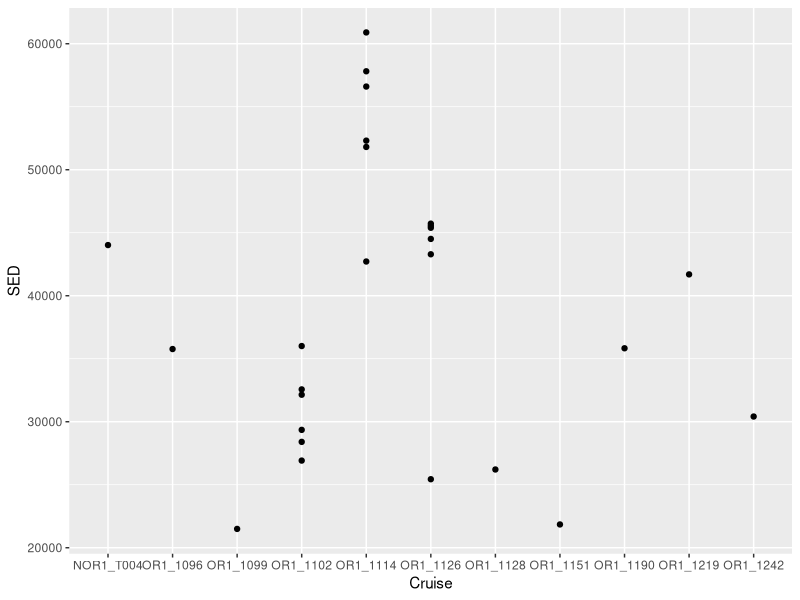
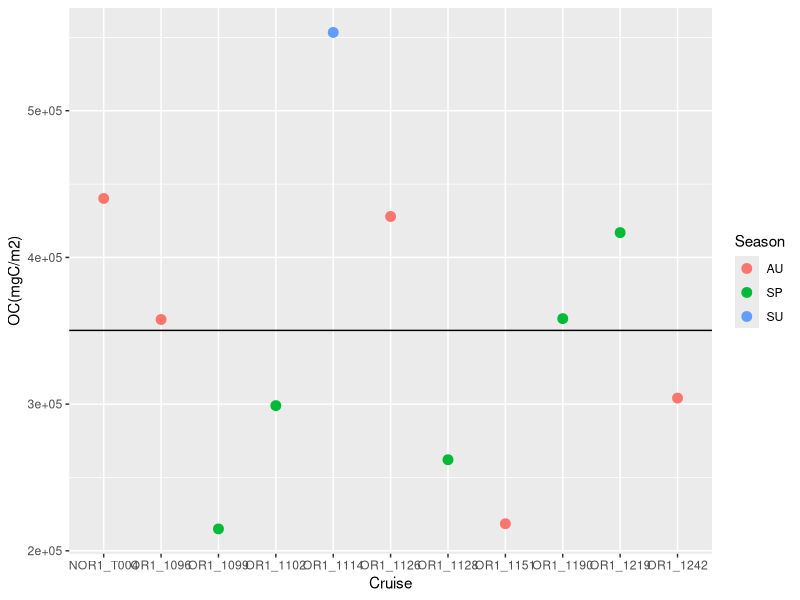
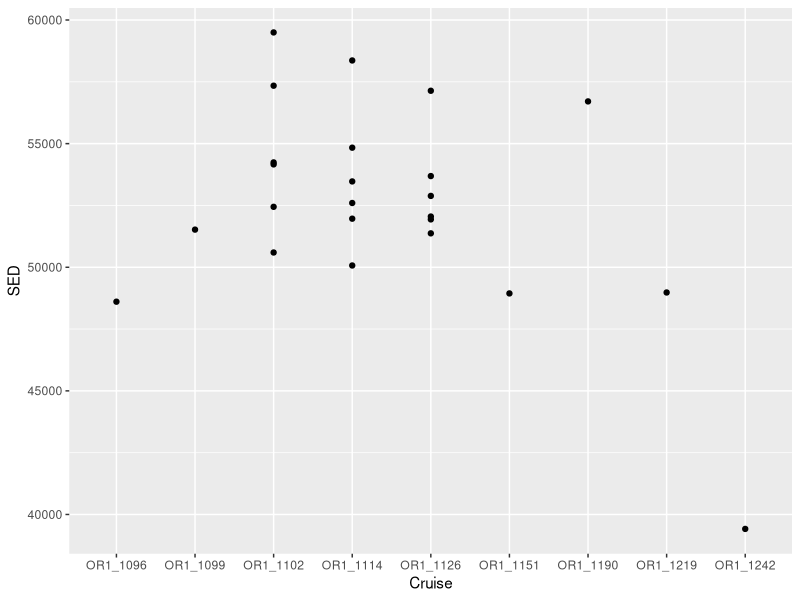
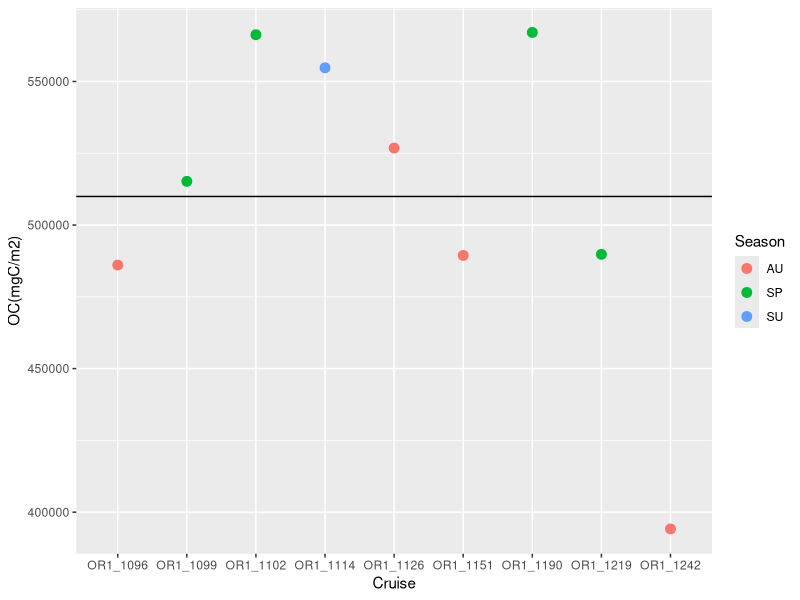
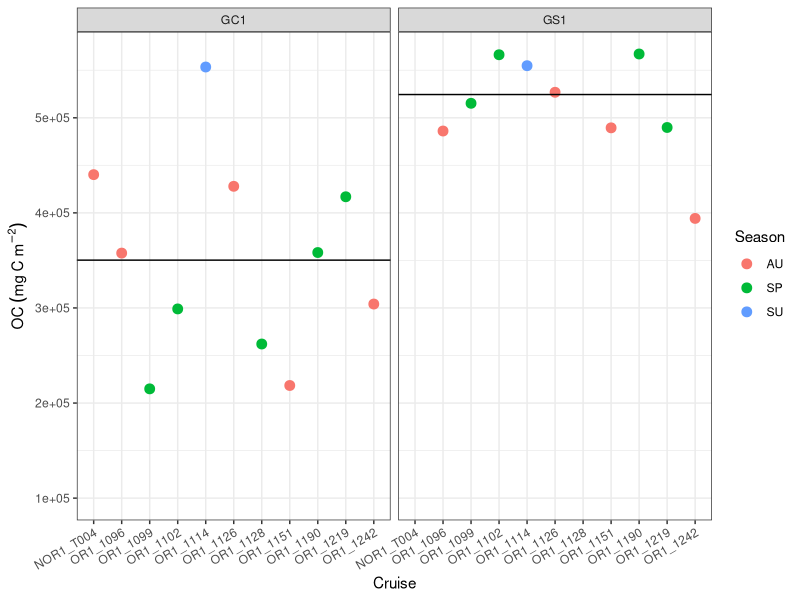
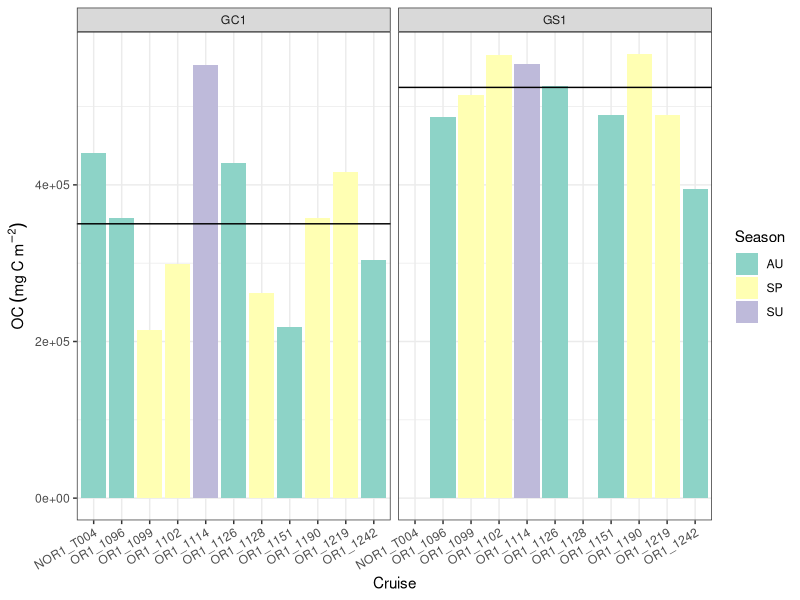

R code for these plots, in order: (Note: this script raises an error after producing the figures.)
rm(list = ls())
library(readxl)
library(dplyr)
volume<-pi*(10.5/2)^2*1#cm3
area<-pi*(10.5/2)^2/10000 #m2
density<-2.65#sediment bulk density g/cm3 (Eleftheriou, 2013)

#GC1####
GPSC_sediment<- read_excel("Canyon_sediment.xlsx")
GC1_sed<-GPSC_sediment %>% 
  filter(Station=="GC1") %>% 
  filter(TOC!="NA")
colnames(GC1_sed)

GC1<- GC1_sed %>% 
  group_by(Cruise, Station, Deployment, Section,TOC)%>%
  summarise(OC=volume*TOC/100,#g
            SED=OC*1000/area) %>% #mg/m2
  group_by(Cruise, Station,Deployment,Section) %>% 
  summarise(SED=SED)
library(ggplot2)
#find multilayer
GC1 %>% 
  ggplot(aes(x = Cruise, y = SED))+
  geom_point()
  ylab("OC(mgC/m2)")
GC1_multilayer<- c("OR1_1102","OR1_1114","OR1_1126")
  
# multilayer 0-5 cm
GC1_ml_0_5<- c("0-1", "1-2", "2-3", "3-4", "4-5")

GC1_ml_sum05<-subset(GC1, Cruise %in% GC1_multilayer & Section %in% GC1_ml_0_5, Cruise & SED) %>% 
  group_by(Cruise)  %>% 
  summarize(SED=sum(SED=SED))
GC1_ml_sum910<-GC1 %>% 
  filter(Section=="9-10") %>%
  group_by(Cruise) %>% 
  summarise(SED=5*SED)
GC1_ml_sum<-rbind(GC1_ml_sum05,GC1_ml_sum910) %>% group_by(Cruise) %>% 
  summarise(SED=sum(SED))

`%!in%`<- Negate(`%in%`)

GC1_sing_sum<-subset(GC1, Cruise %!in% GC1_multilayer, Cruise & SED)%>%
  group_by(Cruise) %>% 
  summarize(SED=10*SED)
GC1_SEDsum<-rbind(GC1_sing_sum,GC1_ml_sum) %>% arrange(Cruise)
GC1_SEDsum<-data.frame(GC1_SEDsum,Season=c("AU","AU","SP","SP","SU","AU","SP","AU","SP","SP","AU"))

GC1_SEDsum %>% 
  ggplot(aes(x = Cruise, y = SED))+
    geom_point(aes(color =Season ),size=3)+
  ylab("OC(mgC/m2)")+
  geom_hline(yintercept = mean(GC1_SEDsum$SED))
GC1_mean<-mean(GC1_SEDsum$SED)
GC1_sd<-sd(GC1_SEDsum$SED)

#GS1####
GPSC_sediment <- read_excel("data/GPSC_sediment/GPSC_sediment_2021.08.16_ysl.xlsx", 
                            col_types = c("text", "text", "text", 
                                          "text", "numeric", "numeric", "numeric", 
                                          "numeric", "numeric", "numeric", 
                                          "numeric", "numeric", "numeric", 
                                          "numeric", "numeric", "numeric", 
                                          "numeric", "text", "text", "numeric"))
GS1_sed<-GPSC_sediment %>% filter(Station=="GS1"&Cruise!="OR1_1132")%>%  filter(TOC!="NA")
colnames(GS1_sed)

GS1<- GS1_sed %>% 
  group_by(Cruise, Station, Deployment, Section,TOC)%>%
  summarise(OC=volume*TOC/100,#g
            SED=OC*1000/area) %>% #mg/m2
  group_by(Cruise, Station,Deployment,Section) %>% 
  summarise(SED=SED)
library(ggplot2)
#find multilayer
GS1 %>% 
  ggplot(aes(x = Cruise, y = SED))+
  geom_point()
ylab("OC(mgC/m2)")

GS1_multilayer<- c("OR1_1102","OR1_1114","OR1_1126")

# multilayer 0-5 cm
GS1_ml_0_5<- c("0-1", "1-2", "2-3", "3-4", "4-5")

GS1_ml_sum05<-subset(GS1, Cruise %in% GS1_multilayer & Section %in% GS1_ml_0_5, Cruise & SED) %>% 
  group_by(Cruise)  %>% 
  summarize(SED=sum(SED=SED))
GS1_ml_sum910<-GS1 %>% 
  filter(Section=="9-10") %>%
  group_by(Cruise) %>% 
  summarise(SED=5*SED)
GS1_ml_sum<-rbind(GS1_ml_sum05,GS1_ml_sum910) %>% group_by(Cruise) %>% 
  summarise(SED=sum(SED))

GS1_sing_sum<-subset(GS1, Cruise %!in% GS1_multilayer, Cruise & SED)%>%
  group_by(Cruise) %>% 
  summarize(SED=10*SED)
GS1_SEDsum<-rbind(GS1_sing_sum,GS1_ml_sum) %>% arrange(Cruise)
GS1_SEDsum
GS1_SEDsum<-data.frame(GS1_SEDsum,Season=c("AU","SP","SP","SU","AU","AU","SP","SP","AU"))

GS1_SEDsum %>% 
  ggplot(aes(x = Cruise, y = SED))+
  geom_point(aes(color =Season ),size=3)+
  ylab("OC(mgC/m2)")+
  geom_hline(yintercept = mean(GS1_SEDsum$SED))

#remove OR1_1242 outlier
GS1_mean<-mean(GS1_SEDsum$SED[1:8])
GS1_sd<-sd(GS1_SEDsum$SED[1:8])

#plot GC1 and GS1 together
GC1_SEDsum$Station<-"GC1"
GS1_SEDsum$Station<-"GS1"
SED<-rbind(GC1_SEDsum,GS1_SEDsum)
Mean_SED<-data.frame(
  Mean=c(GC1_mean,GS1_mean),
  Station=c("GC1","GS1")
)
SED%>% 
  ggplot(aes(x = Cruise, y = SED))+
  geom_point(aes(color =Season ),size=3)+
  ylab(expression(OC~(mg~C~m^-2)))+
  facet_wrap(~Station)+  
  ylim(1e+05, NA)+
  geom_hline(data = Mean_SED, aes(yintercept = Mean))+
  theme_bw()+
  theme(axis.text.x = element_text(angle = 30, hjust = 1))
Mean_SED$Mean[2]/Mean_SED$Mean[1]

SED%>% 
  ggplot(aes(x = Cruise, y = SED))+
  geom_bar(aes(fill =Season),stat = "identity",position = position_dodge())+
  ylab(expression(OC~(mg~C~m^-2)))+
  facet_wrap(~Station)+ 
  scale_fill_brewer(palette="Set3") +
  ylim(0, NA)+
  geom_hline(data = Mean_SED, aes(yintercept = Mean))+
  theme_bw()+
  theme(axis.text.x = element_text(angle = 30, hjust = 1))
ggsave("test.png",path = "C:/Users/user/Downloads/labWei/Tung_thesis/GPSC_data/figure")


rm(list = ls())
#burial####
#(Huh et al., 2009)
#GC1: 1.0g/cm2/y
#GS1: 0.43g/cm2/y
GC1<-1*10000/365 #g/m2/d
GS1<-0.43*10000/365 #g/m2/d\
GPSC_sediment<- read_excel("Canyon_sediment.xlsx")
GC1_sed<-GPSC_sediment %>% 
  filter(Station=="GC1") %>% 
  filter(TOC!="NA")
GPSC_sediment <- read_excel("data/GPSC_sediment/GPSC_sediment_2021.08.16_ysl.xlsx", 
                            col_types = c("text", "text", "text", 
                                          "text", "numeric", "numeric", "numeric", 
                                          "numeric", "numeric", "numeric", 
                                          "numeric", "numeric", "numeric", 
                                          "numeric", "numeric", "numeric", 
                                          "numeric", "text", "text", "numeric"))
GS1_sed<-GPSC_sediment %>% filter(Station=="GS1"&Cruise!="OR1_1132")%>%  filter(TOC!="NA")

meanGC1<-mean(GC1_sed$TOC/100)
sdGC1<-sd(GC1_sed$TOC/100)
meanGS1<-mean(GS1_sed$TOC/100)
sdGS1<-sd(GS1_sed$TOC/100)

burial<-data.frame(max=c((meanGC1+sdGC1)*GC1*1000,(meanGS1+sdGS1)*GS1*1000),
                   min=c((meanGC1-sdGC1)*GC1*1000,(meanGS1-sdGS1)*GS1*1000),
                   station=c("GC1","GS1"))
